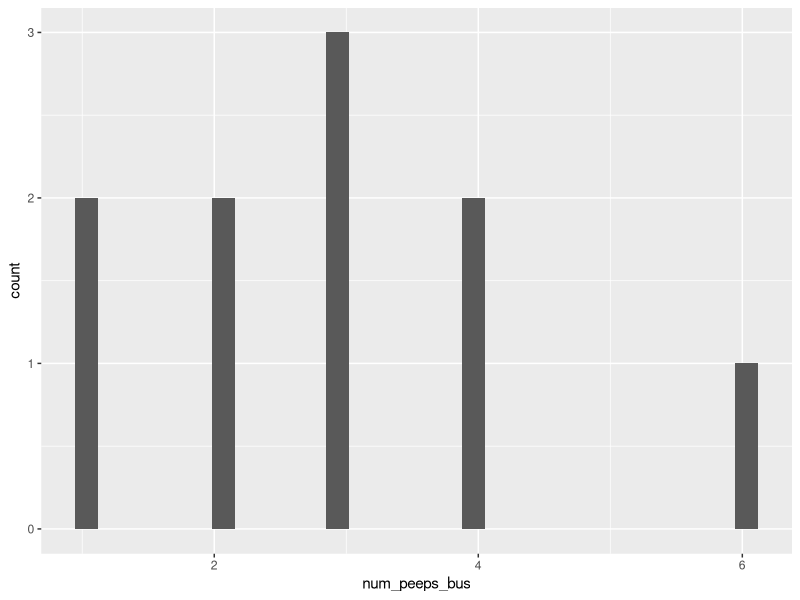
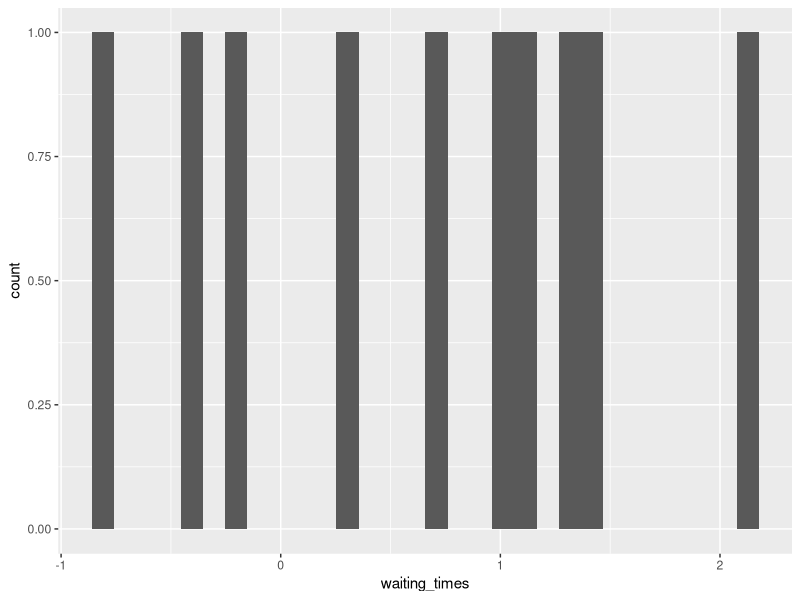

Reproduce these figures in R, in order.
## ---- chunk 1
library(tidyverse)

help(sample) # or ?sample

colour <- c("Red", "Blue", "Green", "Yellow", "Purple")

sample(x=colour, size=3)

## ---- chunk 2
sample(x=colour, size=3)
sample(x=colour, size=3)
sample(x=colour, size=3)
sample(x=colour, size=3)

set.seed(4)
sample(x=colour, size=3)

set.seed(4)
sample(x=colour, size=3)

set.seed(4)
sample(x=colour, size=3)
## ---- chunk 3
set.seed(4)
sample(x=colour, size=10, replace=TRUE, prob=c(0.6, 0.1, 0.1, 0.1, 0.1))

set.seed(4)
sample(x=colour, size=10, replace=TRUE, prob=c(12, 2, 2 ,2, 2))

## ---- chunk 4
waiting_times <- runif(n=10, min=-1, max=4)

waiting_times
## ---- chunk 5
set.seed(2023)

waiting_times <- runif(n=10, min=-1, max=4)

shirt_colour <- sample(x=colour, size=10, replace=TRUE, prob=c(0.6, 0.1, 0.1, 0.1, 0.1))

num_peeps_bus <- rpois(n=10, lambda = 3)

my_bus_data <- tibble(waiting_times, shirt_colour, num_peeps_bus)

glimpse(my_bus_data)
## ---- chunk 6
my_bus_data %>% ggplot(aes(x=num_peeps_bus)) + geom_histogram()

my_bus_data %>% ggplot(aes(x=waiting_times)) + geom_histogram()
## ---- chunk 7
waiting_times <- runif(n=10, min=-1, max=4)

#hist(waiting_times)

shirt_colour <- sample(x=colour, size=10, replace=TRUE, prob=c(0.6, 0.1, 0.1, 0.1, 0.1))

num_peeps_bus <- round(waiting_times + rnorm(n=10, 1, 1))

#hist(num_peeps_bus)

my_bus_data <- tibble(waiting_times, shirt_colour, num_peeps_bus)

